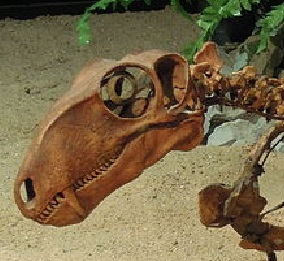
#> input picture src/resources/images/synapsids/2_cropped_Therapsida_3.png, 284 x 261 px
$ python edge_tracer.py
#> lines starting #> are read from the running program, lines starting #| are printed output that depends on the picture; after the words box and inside, x2 and y2 are one past the last pixel; in counts of white or black regions, pixels touching at a corner belong together
import cv2

# Read an image
synapsid_filepath = "images/synapsids/2_cropped_Therapsida_3.png"
diapsid_filepath = "images/diapsids/512px-Skull_diapsida_1.svg.png"
img = cv2.imread(synapsid_filepath, cv2.IMREAD_GRAYSCALE)
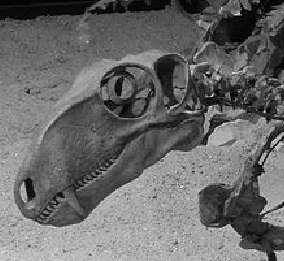
#> img: shape (261, 284); min 0, max 240, mean 105.5

# Apply edge detection
edges = cv2.Canny(img, threshold1=100, threshold2=200)
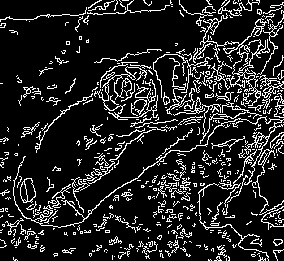
#> edges: shape (261, 284); 14.2% white in thin lines or dots

# Show the result
cv2.imshow("Edges", edges)
cv2.waitKey(0)
cv2.destroyAllWindows()

$ run again, with src/resources/images/synapsids/1_cropped_Therapsida_3.png copied over src/resources/images/synapsids/2_cropped_Therapsida_3.png
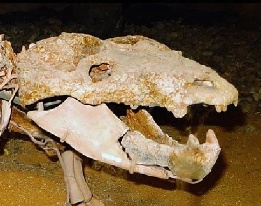
#> input picture src/resources/images/synapsids/1_cropped_Therapsida_3.png, 261 x 206 px
#> `img = cv2.imread(synapsid_filepath, cv2.IMREAD_GRAYSCALE)`:
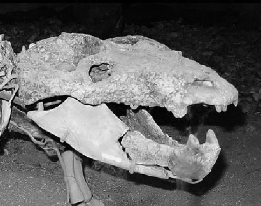
#> img: shape (206, 261); min 0, max 252, mean 102.3
#> `edges = cv2.Canny(img, threshold1=100, threshold2=200)`:
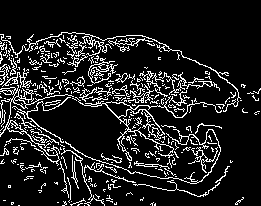
#> edges: shape (206, 261); 12.8% white in thin lines or dots, all inside (x1, y1, x2, y2) = (0, 32, 261, 206)

$ run again, with src/resources/images/synapsids/3_cropped_Therapsida_3.png copied over src/resources/images/synapsids/2_cropped_Therapsida_3.png
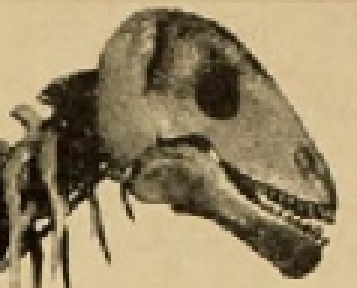
#> input picture src/resources/images/synapsids/3_cropped_Therapsida_3.png, 119 x 96 px (shown 3 times larger)
#> `img = cv2.imread(synapsid_filepath, cv2.IMREAD_GRAYSCALE)`:
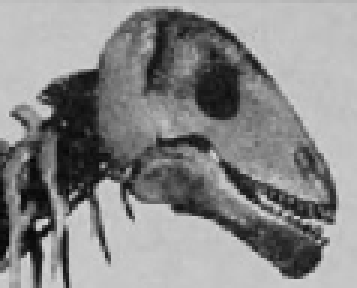
#> img: shape (96, 119) (shown 3 times larger); min 5, max 217, mean 137
#> `edges = cv2.Canny(img, threshold1=100, threshold2=200)`:
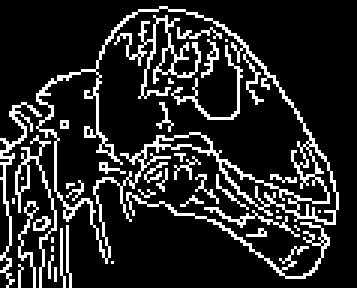
#> edges: shape (96, 119) (shown 3 times larger); 15.7% white in thin lines or dots
